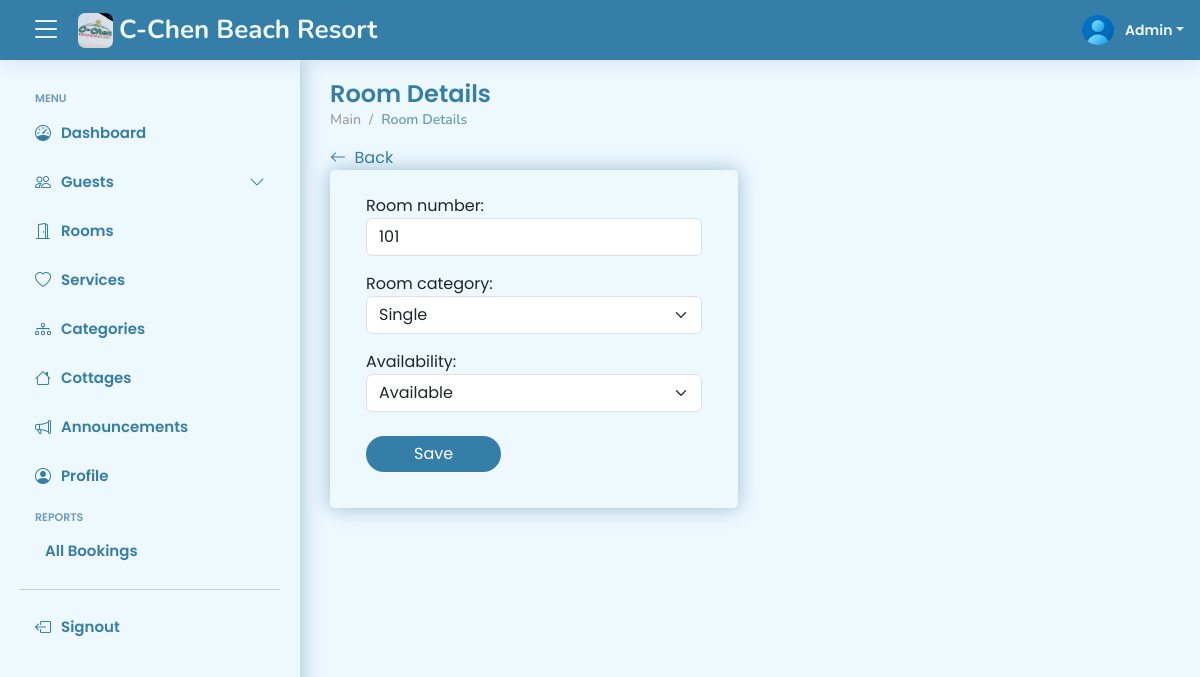
The page /views/admin/room-details.php?room_number_id=1 (signed in) on the database its author committed.
### tables this page shows
CREATE TABLE IF NOT EXISTS `tbl_room_number` (
  `room_number_id` int NOT NULL AUTO_INCREMENT,
  `room_number` varchar(20) NOT NULL,
  `room_category_id` int NOT NULL,
  `room_availability_id` int NOT NULL,
  `created_at` datetime NOT NULL,
  `updated_at` datetime NOT NULL,
  PRIMARY KEY (`room_number_id`)
);

CREATE TABLE IF NOT EXISTS `tbl_room_category` (
  `room_category_id` int NOT NULL AUTO_INCREMENT,
  `room_category_name` varchar(50) NOT NULL,
  `room_category_price` varchar(50) NOT NULL,
  `room_capacity` int NOT NULL,
  `room_details` text,
  `img_url` varchar(50) DEFAULT NULL,
  `availability_id` int NOT NULL,
  `created_at` datetime NOT NULL,
  `updated_at` datetime NOT NULL,
  PRIMARY KEY (`room_category_id`)
);

CREATE TABLE IF NOT EXISTS `tbl_availability` (
  `availability_id` int NOT NULL AUTO_INCREMENT,
  `availability` varchar(20) NOT NULL,
  PRIMARY KEY (`availability_id`)
);

### views/admin/room-details.php (the view, shortened to what this page needs)
<?php
include '../../config.php';
if (isset($_SESSION['id'])) {
    $room_number_id = $_GET['room_number_id'];
?>
    <!DOCTYPE html>
    <html lang="en">
    <head>
        <?php include 'includes/head.php' ?>
    </head>
    <body>
        <?php include 'includes/header.php' ?>
        <?php include 'includes/aside.php' ?>
        <main id="main" class="main">
            <div class="pagetitle">
                <h1>Room Details</h1>
                <nav>
                    <ol class="breadcrumb">
                        <li class="breadcrumb-item">Main</li>
                        <li class="breadcrumb-item active">Room Details</li>
                    </ol>
                </nav>
            </div>
            <section class="section dashboard mb-5">
                <a href="rooms.php">
                    <i class="bi bi-arrow-left"></i>&nbsp; Back
                </a>
                <div class="row">
                    <div class="col-lg-6">
                        <?php
                        $stmt = $conn->prepare("SELECT tbl_room_number.*,
                        tbl_room_category.room_category_name,
                        tbl_room_category.room_category_price,
                        tbl_room_category.room_capacity,
                        tbl_availability.availability
                        FROM tbl_room_number
                        INNER JOIN tbl_room_category ON tbl_room_number.room_category_id = tbl_room_category.room_category_id
                        INNER JOIN tbl_availability ON tbl_room_number.room_availability_id = tbl_availability.availability_id
                        WHERE tbl_room_number.room_number_id = ?
                        ORDER BY tbl_room_number.room_number");
                        $stmt->bind_param('i', $room_number_id);
                        $stmt->execute();
                        $result = $stmt->get_result();
                        $row = $result->fetch_assoc();
                        $room_number = $row['room_number'];
                        $room_category_id = $row['room_category_id'];
                        $room_category_name = $row['room_category_name'];
                        $room_availability_id = $row['room_availability_id'];
                        $availability = $row['availability'];
                        ?>
                        <div class="card">
                            <div class="card-body">
                                <form action="../../controller/admin/update-room.php?room_number_id=<?= $room_number_id ?>" method="post">
                                    <div class="row mt-2 p-3">
                                        <div class="col-12">
                                            <label for="room_number">Room number:</label>
                                            <input type="text" name="room_number" value="<?= $room_number ?>" id="room_number" class="form-control">
                                        </div>
                                        <div class="col-12 mt-3">
                                            <label for="room_category_id">Room category:</label>
                                            <select name="room_category_id" id="room_category_id" class="form-select">
                                                <option value="<?= $room_category_id ?>"><?= $room_category_name ?></option>
                                            </select>
                                        </div>
                                        <div class="col-12 mt-3">
                                            <label for="room_availability_id">Availability:</label>
                                            <select name="room_availability_id" id="room_availability_id" class="form-select">
                                                <option value="<?= $room_availability_id ?>"><?= $availability ?></option>
                                            </select>
                                        </div>
                                        <div class="col-12 mt-4">
                                            <button class="btn btn-primary px-5 rounded-5" type="submit">Save</button>
                                        </div>
                                    </div>
                                </form>
                            </div>
                        </div>
                    </div>
                </div>
            </section>
        </main>
    </body>
    </html>
<?php
} else {
    header('Location: ../../signout.php');
    exit();
}
?>

### views/admin/includes/header.php (shortened to what this page needs)
<?php
include "../../config.php";
$id = $_SESSION['id'];
$stmt = $conn->prepare('SELECT * FROM tbl_admin WHERE id = ?');
$stmt->bind_param('i', $id);
$stmt->execute();
$result = $stmt->get_result();
$row = $result->fetch_assoc();
$img_url = $row['img_url'];
?>
<header id="header" class="header fixed-top d-flex align-items-center">
    <div class="d-flex align-items-center justify-content-between">
        <i class="bi bi-list toggle-sidebar-btn"></i>
        <a href="calendar" class="logo d-flex align-items-center mx-3">
            <img src="../../assets/img/logo.jpg" alt="Logo" style="border-radius: 7px;">
            <span class="d-none d-lg-block"><?php include '../../system-title.php' ?></span>
        </a>
    </div>
    <nav class="header-nav ms-auto">
        <ul class="d-flex align-items-center">
            <li class="nav-item dropdown pe-3">
                <a class="nav-link nav-profile d-flex align-items-center pe-0" href="#" data-bs-toggle="dropdown">
                    <img src="profile-pictures/<?= $img_url ?>" alt="Profile" style="width: 38px; height: 40px;" class="rounded-circle">
                    <span class="d-none d-md-block dropdown-toggle ps-2">Admin</span>
                </a>
            </li>
        </ul>
    </nav>
</header>

### assets/css/style.css (style rules this page uses)
:root { scroll-behavior: smooth; --accent-color: #357ea8; --primary-color: #6c9bb6; --secondary-color: #2c5f77; --box-shadow: 0px 0px 20px rgba(1, 80, 126, 0.356); --light-color: #eef8ff; --light-gray-color: #a09f9f; --gray-color: #444; --green-color: #006b00; --red-color: #a00000; --yellow-color: #b1b100; }
body { font-family: "Poppins", sans-serif; background: var(--light-color); color: var(--gray-color); }
a { color: var(--accent-color); text-decoration: none; }
h1, h2, h3, h4, h5, h6 { font-family: "Poppins", sans-serif; }
#main { margin-top: 60px; padding: 20px 30px; transition: all 0.3s; }
.pagetitle { margin-bottom: 10px; }
.pagetitle h1 { font-size: 24px; margin-bottom: 0; font-weight: 600; color: var(--accent-color); }
.card { margin-bottom: 30px; border: none; border-radius: 5px; box-shadow: var(--box-shadow); background-color: var(--light-color); }
.card-body { padding: 0 20px 20px 20px; }
.breadcrumb { font-size: 14px; font-family: "Nunito", sans-serif; color: var(--light-gray-color); font-weight: 600; }
.breadcrumb .breadcrumb-item::before { color: var(--light-gray-color); }
.breadcrumb .active { color: var(--primary-color); font-weight: 600; }
.logo { line-height: 1; }
.logo img { max-height: 35px; margin-right: 6px; }
.logo span { font-size: 26px; font-weight: 700; color: var(--light-color); font-family: "Nunito", sans-serif; }
.header { transition: all 0.5s; z-index: 997; height: 60px; box-shadow: 0px 2px 20px #0129701a; background-color: var(--accent-color); padding-left: 20px; }
.header .toggle-sidebar-btn { font-size: 32px; padding-left: 10px; cursor: pointer; color: var(--light-color); }
.header-nav ul { list-style: none; }
.header-nav>ul { margin: 0; padding: 0; }
.header-nav .nav-profile { color: var(--light-color); }
.header-nav .nav-profile img { max-height: 36px; }
.header-nav .nav-profile span { font-size: 14px; font-weight: 600; }
@media (min-width: 1200px) { #main, #footer { margin-left: 300px; } }

### views/admin/includes/head.php (style rules this page uses)
.fc-daygrid-day-number, a { text-decoration: none; }
.btn-primary { background: #357ea8; border: none; }

### rows shown on the page
tbl_room_number: room_number "101", room_category_id "Single", room_availability_id "Available"
